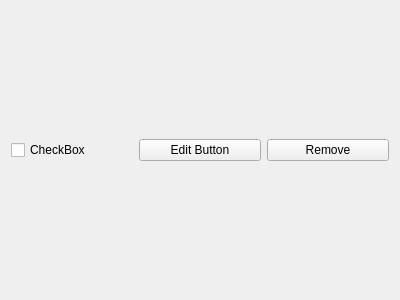
<?xml version="1.0" encoding="UTF-8"?>
<ui version="4.0">
 <class>Task</class>
 <widget class="QWidget" name="Task">
  <property name="geometry">
   <rect>
    <x>0</x>
    <y>0</y>
    <width>400</width>
    <height>300</height>
   </rect>
  </property>
  <property name="windowTitle">
   <string>Form</string>
  </property>
  <layout class="QHBoxLayout" name="horizontalLayout">
   <item>
    <widget class="QCheckBox" name="checkBox">
     <property name="text">
      <string>CheckBox</string>
     </property>
    </widget>
   </item>
   <item>
    <widget class="QPushButton" name="renameButton">
     <property name="text">
      <string>Edit Button</string>
     </property>
    </widget>
   </item>
   <item>
    <widget class="QPushButton" name="removeButton">
     <property name="text">
      <string>Remove</string>
     </property>
    </widget>
   </item>
  </layout>
 </widget>
 <resources/>
 <connections/>
</ui>
